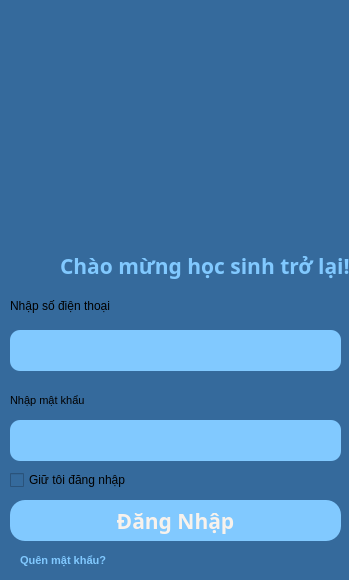
<?xml version="1.0" encoding="UTF-8"?>
<ui version="4.0">
 <class>MainWindow</class>
 <widget class="QMainWindow" name="MainWindow">
  <property name="geometry">
   <rect>
    <x>0</x>
    <y>0</y>
    <width>349</width>
    <height>580</height>
   </rect>
  </property>
  <property name="windowTitle">
   <string>MainWindow</string>
  </property>
  <property name="styleSheet">
   <string notr="true">background-color: #356a9c;</string>
  </property>
  <widget class="QWidget" name="centralwidget">
   <widget class="QCheckBox" name="checkBox">
    <property name="geometry">
     <rect>
      <x>10</x>
      <y>470</y>
      <width>141</width>
      <height>20</height>
     </rect>
    </property>
    <property name="text">
     <string>Giữ tôi đăng nhập</string>
    </property>
   </widget>
   <widget class="QWidget" name="Login" native="true">
    <property name="geometry">
     <rect>
      <x>20</x>
      <y>30</y>
      <width>321</width>
      <height>121</height>
     </rect>
    </property>
    <layout class="QVBoxLayout" name="verticalLayout"/>
   </widget>
   <widget class="QLineEdit" name="lineEdit_2">
    <property name="geometry">
     <rect>
      <x>10</x>
      <y>420</y>
      <width>331</width>
      <height>41</height>
     </rect>
    </property>
    <property name="font">
     <font>
      <pointsize>15</pointsize>
     </font>
    </property>
    <property name="styleSheet">
     <string notr="true">background-color:rgb(129, 201, 255);
color: #F8F2EC;
border-style: solid;
border-radius: 10px;</string>
    </property>
    <property name="echoMode">
     <enum>QLineEdit::Password</enum>
    </property>
   </widget>
   <widget class="QLabel" name="label_5">
    <property name="geometry">
     <rect>
      <x>10</x>
      <y>390</y>
      <width>171</width>
      <height>21</height>
     </rect>
    </property>
    <property name="font">
     <font>
      <pointsize>8</pointsize>
     </font>
    </property>
    <property name="styleSheet">
     <string notr="true"/>
    </property>
    <property name="text">
     <string>Nhập mật khẩu</string>
    </property>
   </widget>
   <widget class="QLabel" name="label_4">
    <property name="geometry">
     <rect>
      <x>10</x>
      <y>290</y>
      <width>171</width>
      <height>31</height>
     </rect>
    </property>
    <property name="font">
     <font>
      <pointsize>9</pointsize>
     </font>
    </property>
    <property name="styleSheet">
     <string notr="true"/>
    </property>
    <property name="text">
     <string>Nhập số điện thoại</string>
    </property>
   </widget>
   <widget class="QLineEdit" name="lineEdit">
    <property name="geometry">
     <rect>
      <x>10</x>
      <y>330</y>
      <width>331</width>
      <height>41</height>
     </rect>
    </property>
    <property name="font">
     <font>
      <pointsize>15</pointsize>
     </font>
    </property>
    <property name="styleSheet">
     <string notr="true">background-color:rgb(129, 201, 255);
color: #F8F2EC;
border-style: solid;
border-radius: 10px;</string>
    </property>
   </widget>
   <widget class="QLabel" name="label_3">
    <property name="geometry">
     <rect>
      <x>60</x>
      <y>250</y>
      <width>291</width>
      <height>31</height>
     </rect>
    </property>
    <property name="font">
     <font>
      <family>Bahnschrift</family>
      <pointsize>16</pointsize>
      <weight>75</weight>
      <italic>false</italic>
      <bold>true</bold>
     </font>
    </property>
    <property name="styleSheet">
     <string notr="true">font: 600 16pt &quot;Bahnschrift&quot;;
background-color:none;
color:rgb(129, 201, 255);</string>
    </property>
    <property name="text">
     <string>Chào mừng học sinh trở lại!</string>
    </property>
   </widget>
   <widget class="QPushButton" name="HocSinhLogin_btn">
    <property name="geometry">
     <rect>
      <x>10</x>
      <y>500</y>
      <width>331</width>
      <height>41</height>
     </rect>
    </property>
    <property name="font">
     <font>
      <family>Bahnschrift</family>
      <pointsize>16</pointsize>
      <weight>75</weight>
      <italic>false</italic>
      <bold>true</bold>
     </font>
    </property>
    <property name="cursor">
     <cursorShape>PointingHandCursor</cursorShape>
    </property>
    <property name="styleSheet">
     <string notr="true">border-radius: 15px;
font: 600 16pt &quot;Bahnschrift&quot;;
background-color:rgb(129, 201, 255);
color: #F8F2EC;</string>
    </property>
    <property name="text">
     <string>Đăng Nhập</string>
    </property>
   </widget>
   <widget class="QLabel" name="label_8">
    <property name="geometry">
     <rect>
      <x>20</x>
      <y>550</y>
      <width>171</width>
      <height>21</height>
     </rect>
    </property>
    <property name="font">
     <font>
      <pointsize>8</pointsize>
      <weight>75</weight>
      <bold>true</bold>
     </font>
    </property>
    <property name="cursor">
     <cursorShape>PointingHandCursor</cursorShape>
    </property>
    <property name="styleSheet">
     <string notr="true">color:rgb(129, 201, 255);
background-color: none;
</string>
    </property>
    <property name="text">
     <string>Quên mật khẩu?</string>
    </property>
   </widget>
   <widget class="QLabel" name="label">
    <property name="geometry">
     <rect>
      <x>50</x>
      <y>10</y>
      <width>241</width>
      <height>231</height>
     </rect>
    </property>
    <property name="text">
     <string/>
    </property>
    <property name="pixmap">
     <pixmap>icons/user-st.png</pixmap>
    </property>
    <property name="scaledContents">
     <bool>true</bool>
    </property>
   </widget>
  </widget>
 </widget>
 <resources/>
 <connections/>
</ui>
